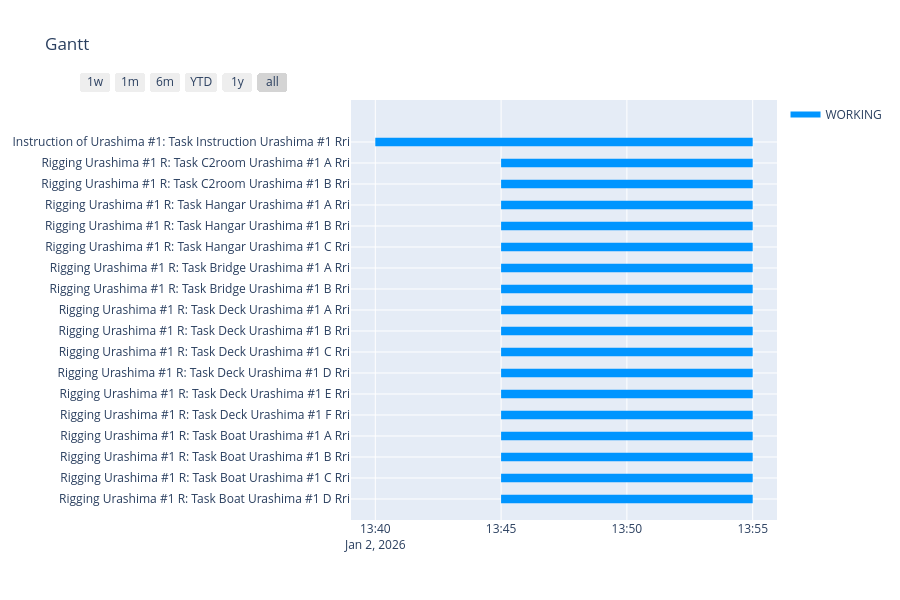

Notebook code cell kept with this figure:
### Code cell
workflow_list = [ur8k_1_instruction, ur8k_1_Rri]
task_id_list = [ur8k_1_task_instruction_Rri.ID,
    ur8k_1_task_C2_A_Rri.ID, ur8k_1_task_C2_B_Rri.ID,
    ur8k_1_task_HA_A_Rri.ID, ur8k_1_task_HA_B_Rri.ID, ur8k_1_task_HA_C_Rri.ID,
    ur8k_1_task_BR_A_Rri.ID, ur8k_1_task_BR_B_Rri.ID,
    ur8k_1_task_DE_A_Rri.ID, ur8k_1_task_DE_B_Rri.ID, ur8k_1_task_DE_C_Rri.ID, ur8k_1_task_DE_D_Rri.ID, ur8k_1_task_DE_E_Rri.ID, ur8k_1_task_DE_F_Rri.ID,
    ur8k_1_task_BO_A_Rri.ID, ur8k_1_task_BO_B_Rri.ID, ur8k_1_task_BO_C_Rri.ID, ur8k_1_task_BO_D_Rri.ID,
    ]

combined_df = []
for wf in workflow_list:
    combined_df.extend(
        wf.create_data_for_gantt_plotly(
            init_datetime=project.init_datetime,
            unit_timedelta=project.unit_timedelta,
            target_id_order_list=list(task_id_list),
            view_ready=False,           # READY も表示したいなら True
            finish_margin=1.0
        )
    )

colors = {"WORKING": "rgb(0, 149, 255)", "READY": "rgb(107,127,135)"}

fig = create_gantt(
    combined_df,
    title="Gantt",
    colors=colors,
    index_col="State",
    showgrid_x=True,
    showgrid_y=True,
    group_tasks=True,
    show_colorbar=True,
)

fig.show()

### Figure 1 — Plotly figure (JSON) as saved in the notebook; plotly's stock layout.template omitted (floating-point values rounded to 4 significant figures)
{"data": [{"fill": "toself", "fillcolor": "rgb(0, 149, 255)", "hoverinfo": "name", "legendgroup": "rgb(0, 149, 255)", "mode": "none", "name": "WORKING", "type": "scatter", "x": ["2026-01-02 13:40:00", "2026-01-02 13:55:00", "2026-01-02 13:55:00", "2026-01-02 13:40:00", "2026-01-02 13:40:00", "2026-01-02 13:45:00", "2026-01-02 13:55:00", "2026-01-02 13:55:00", "2026-01-02 13:45:00", "2026-01-02 13:45:00", "2026-01-02 13:45:00", "2026-01-02 13:55:00", "2026-01-02 13:55:00", "2026-01-02 13:45:00", "2026-01-02 13:45:00", "2026-01-02 13:45:00", "2026-01-02 13:55:00", "2026-01-02 13:55:00", "2026-01-02 13:45:00", "2026-01-02 13:45:00", "2026-01-02 13:45:00", "2026-01-02 13:55:00", "2026-01-02 13:55:00", "2026-01-02 13:45:00", "2026-01-02 13:45:00", "2026-01-02 13:45:00", "2026-01-02 13:55:00", "2026-01-02 13:55:00", "2026-01-02 13:45:00", "2026-01-02 13:45:00", "2026-01-02 13:45:00", "2026-01-02 13:55:00", "2026-01-02 13:55:00", "2026-01-02 13:45:00", "2026-01-02 13:45:00", "2026-01-02 13:45:00", "2026-01-02 13:55:00", "2026-01-02 13:55:00", "2026-01-02 13:45:00", "2026-01-02 13:45:00", "2026-01-02 13:45:00", "2026-01-02 13:55:00", "2026-01-02 13:55:00", "2026-01-02 13:45:00", "2026-01-02 13:45:00", "2026-01-02 13:45:00", "2026-01-02 13:55:00", "2026-01-02 13:55:00", "2026-01-02 13:45:00", "2026-01-02 13:45:00", "2026-01-02 13:45:00", "2026-01-02 13:55:00", "2026-01-02 13:55:00", "2026-01-02 13:45:00", "2026-01-02 13:45:00", "2026-01-02 13:45:00", "2026-01-02 13:55:00", "2026-01-02 13:55:00", "2026-01-02 13:45:00", "2026-01-02 13:45:00", "2026-01-02 13:45:00", "2026-01-02 13:55:00", "2026-01-02 13:55:00", "2026-01-02 13:45:00", "2026-01-02 13:45:00", "2026-01-02 13:45:00", "2026-01-02 13:55:00", "2026-01-02 13:55:00", "2026-01-02 13:45:00", "2026-01-02 13:45:00", "2026-01-02 13:45:00", "2026-01-02 13:55:00", "2026-01-02 13:55:00", "2026-01-02 13:45:00", "2026-01-02 13:45:00", "2026-01-02 13:45:00", "2026-01-02 13:55:00", "2026-01-02 13:55:00", "2026-01-02 13:45:00", "2026-01-02 13:45:00", "2026-01-02 13:45:00", "2026-01-02 13:55:00", "2026-01-02 13:55:00", "2026-01-02 13:45:00", "2026-01-02 13:45:00", "2026-01-02 13:45:00", "2026-01-02 13:55:00", "2026-01-02 13:55:00", "2026-01-02 13:45:00"], "y": [16.8, 16.8, 17.2, 17.2, null, 15.8, 15.8, 16.2, 16.2, null, 14.8, 14.8, 15.2, 15.2, null, 13.8, 13.8, 14.2, 14.2, null, 12.8, 12.8, 13.2, 13.2, null, 11.8, 11.8, 12.2, 12.2, null, 10.8, 10.8, 11.2, 11.2, null, 9.8, 9.8, 10.2, 10.2, null, 8.8, 8.8, 9.2, 9.2, null, 7.8, 7.8, 8.2, 8.2, null, 6.8, 6.8, 7.2, 7.2, null, 5.8, 5.8, 6.2, 6.2, null, 4.8, 4.8, 5.2, 5.2, null, 3.8, 3.8, 4.2, 4.2, null, 2.8, 2.8, 3.2, 3.2, null, 1.8, 1.8, 2.2, 2.2, null, 0.8, 0.8, 1.2, 1.2, null, -0.2, -0.2, 0.2, 0.2]}, {"legendgroup": "rgb(0, 149, 255)", "marker": {"color": "rgb(0, 149, 255)", "opacity": 0, "size": 1}, "mode": "markers", "name": "", "showlegend": false, "text": [null, null, null, null, null, null, null, null, null, null, null, null, null, null, null, null, null, null, null, null, null, null, null, null, null, null, null, null, null, null, null, null, null, null, null, null], "type": "scatter", "x": ["2026-01-02 13:40:00", "2026-01-02 13:55:00", "2026-01-02 13:45:00", "2026-01-02 13:55:00", "2026-01-02 13:45:00", "2026-01-02 13:55:00", "2026-01-02 13:45:00", "2026-01-02 13:55:00", "2026-01-02 13:45:00", "2026-01-02 13:55:00", "2026-01-02 13:45:00", "2026-01-02 13:55:00", "2026-01-02 13:45:00", "2026-01-02 13:55:00", "2026-01-02 13:45:00", "2026-01-02 13:55:00", "2026-01-02 13:45:00", "2026-01-02 13:55:00", "2026-01-02 13:45:00", "2026-01-02 13:55:00", "2026-01-02 13:45:00", "2026-01-02 13:55:00", "2026-01-02 13:45:00", "2026-01-02 13:55:00", "2026-01-02 13:45:00", "2026-01-02 13:55:00", "2026-01-02 13:45:00", "2026-01-02 13:55:00", "2026-01-02 13:45:00", "2026-01-02 13:55:00", "2026-01-02 13:45:00", "2026-01-02 13:55:00", "2026-01-02 13:45:00", "2026-01-02 13:55:00", "2026-01-02 13:45:00", "2026-01-02 13:55:00"], "y": [17, 17, 16, 16, 15, 15, 14, 14, 13, 13, 12, 12, 11, 11, 10, 10, 9, 9, 8, 8, 7, 7, 6, 6, 5, 5, 4, 4, 3, 3, 2, 2, 1, 1, 0, 0]}], "layout": {"height": 600, "hovermode": "closest", "showlegend": true, "title": {"text": "Gantt"}, "xaxis": {"rangeselector": {"buttons": [{"count": 7, "label": "1w", "step": "day", "stepmode": "backward"}, {"count": 1, "label": "1m", "step": "month", "stepmode": "backward"}, {"count": 6, "label": "6m", "step": "month", "stepmode": "backward"}, {"count": 1, "label": "YTD", "step": "year", "stepmode": "todate"}, {"count": 1, "label": "1y", "step": "year", "stepmode": "backward"}, {"step": "all"}]}, "showgrid": true, "type": "date", "zeroline": false}, "yaxis": {"autorange": false, "range": [-1, 19], "showgrid": true, "ticktext": ["Rigging Urashima #1 R: Task Boat Urashima #1 D Rri", "Rigging Urashima #1 R: Task Boat Urashima #1 C Rri", "Rigging Urashima #1 R: Task Boat Urashima #1 B Rri", "Rigging Urashima #1 R: Task Boat Urashima #1 A Rri", "Rigging Urashima #1 R: Task Deck Urashima #1 F Rri", "Rigging Urashima #1 R: Task Deck Urashima #1 E Rri", "Rigging Urashima #1 R: Task Deck Urashima #1 D Rri", "Rigging Urashima #1 R: Task Deck Urashima #1 C Rri", "Rigging Urashima #1 R: Task Deck Urashima #1 B Rri", "Rigging Urashima #1 R: Task Deck Urashima #1 A Rri", "Rigging Urashima #1 R: Task Bridge Urashima #1 B Rri", "Rigging Urashima #1 R: Task Bridge Urashima #1 A Rri", "Rigging Urashima #1 R: Task Hangar Urashima #1 C Rri", "Rigging Urashima #1 R: Task Hangar Urashima #1 B Rri", "Rigging Urashima #1 R: Task Hangar Urashima #1 A Rri", "Rigging Urashima #1 R: Task C2room Urashima #1 B Rri", "Rigging Urashima #1 R: Task C2room Urashima #1 A Rri", "Instruction of Urashima #1: Task Instruction Urashima #1 Rri"], "tickvals": [0, 1, 2, 3, 4, 5, 6, 7, 8, 9, 10, 11, 12, 13, 14, 15, 16, 17], "zeroline": false}}}
